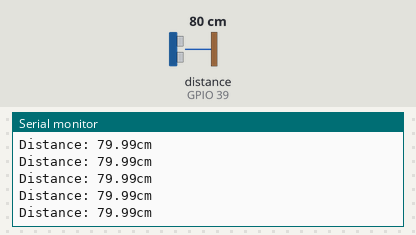
A program run on a simulated ESP32-S3. Parts: the last lines printed to the serial monitor. Wiring (inferred from the names in the program): ultrasonic range finder: trigger GPIO 38; echo GPIO 39. Inputs (shaded band) come from the test bench; at power-on: distance to the obstacle (sensor on GPIO 39) 80 cm. The echo pulse lasts 58.3 µs per cm.

Above: at 1.2 s.
1.3 s: distance to the obstacle (sensor on GPIO 39) set to 2 cm
At 2.3 s:
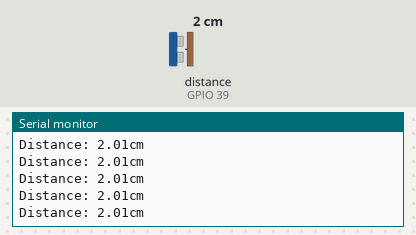
2.8 s: distance to the obstacle (sensor on GPIO 39) set to 4 cm
At 3.9 s:
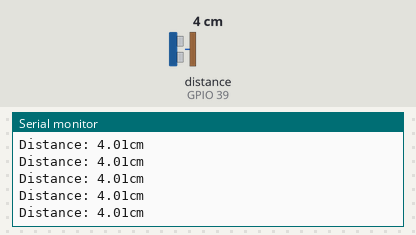
Timing chart, 0 to 5.8 s (numbered marks = the images above; inputs shaded):
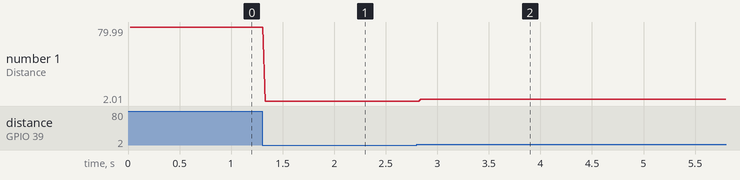

The program:

main.cpp
```cpp
#include <Arduino.h>

constexpr int trigPin{38};
constexpr int echoPin{39};

constexpr float speedOfSoundCmPerUs{0.0343f}; // cm per microsecond
constexpr TickType_t triggerPeriodMs{20};

volatile unsigned long echoRiseUs{0};
volatile unsigned long echoFallUs{0};
volatile bool echoCapture{false};

float currentDistance{-1.0f};
SemaphoreHandle_t distanceMutex;

void IRAM_ATTR echoISR() {
  if (digitalRead(echoPin) == HIGH)
    echoRiseUs = micros();

  else {
    echoFallUs = micros();
    echoCapture = true;
  }
}

void sonarTask(void *pvParameters) {
  while (true) {
    digitalWrite(trigPin, LOW);
    delayMicroseconds(2);
    digitalWrite(trigPin, HIGH);
    delayMicroseconds(10);
    digitalWrite(trigPin, LOW);

    vTaskDelay(pdMS_TO_TICKS(triggerPeriodMs));

    if (echoCapture) {
      unsigned long durationUs{echoFallUs - echoRiseUs};
      float distanceCm{(durationUs * speedOfSoundCmPerUs) / 2.0f};

      if (xSemaphoreTake(distanceMutex, portMAX_DELAY) == pdTRUE) {
        currentDistance = distanceCm;
        xSemaphoreGive(distanceMutex);
      }

      Serial.print("Distance: ");
      Serial.print(distanceCm);
      Serial.println("cm");
    }
  }
}

void setup() {
  Serial.begin(115200);

  pinMode(trigPin, OUTPUT);
  pinMode(echoPin, INPUT);
  digitalWrite(trigPin, LOW);

  distanceMutex = xSemaphoreCreateMutex();
  attachInterrupt(digitalPinToInterrupt(echoPin), echoISR, CHANGE);

  xTaskCreatePinnedToCore(sonarTask, "sonarTask", 2048, nullptr, 1, nullptr, 1);
}

void loop() {}
```

Measured:
- after the input at 1.3 s, the serial monitor: prints a new line at once (image 1)
- after the input at 2.8 s, the serial monitor: prints a new line at once (image 2)
- plotted number 1: 79.99 → 2.01 after the input at 1.3 s, 2.01 → 4.01 after the input at 2.8 s
